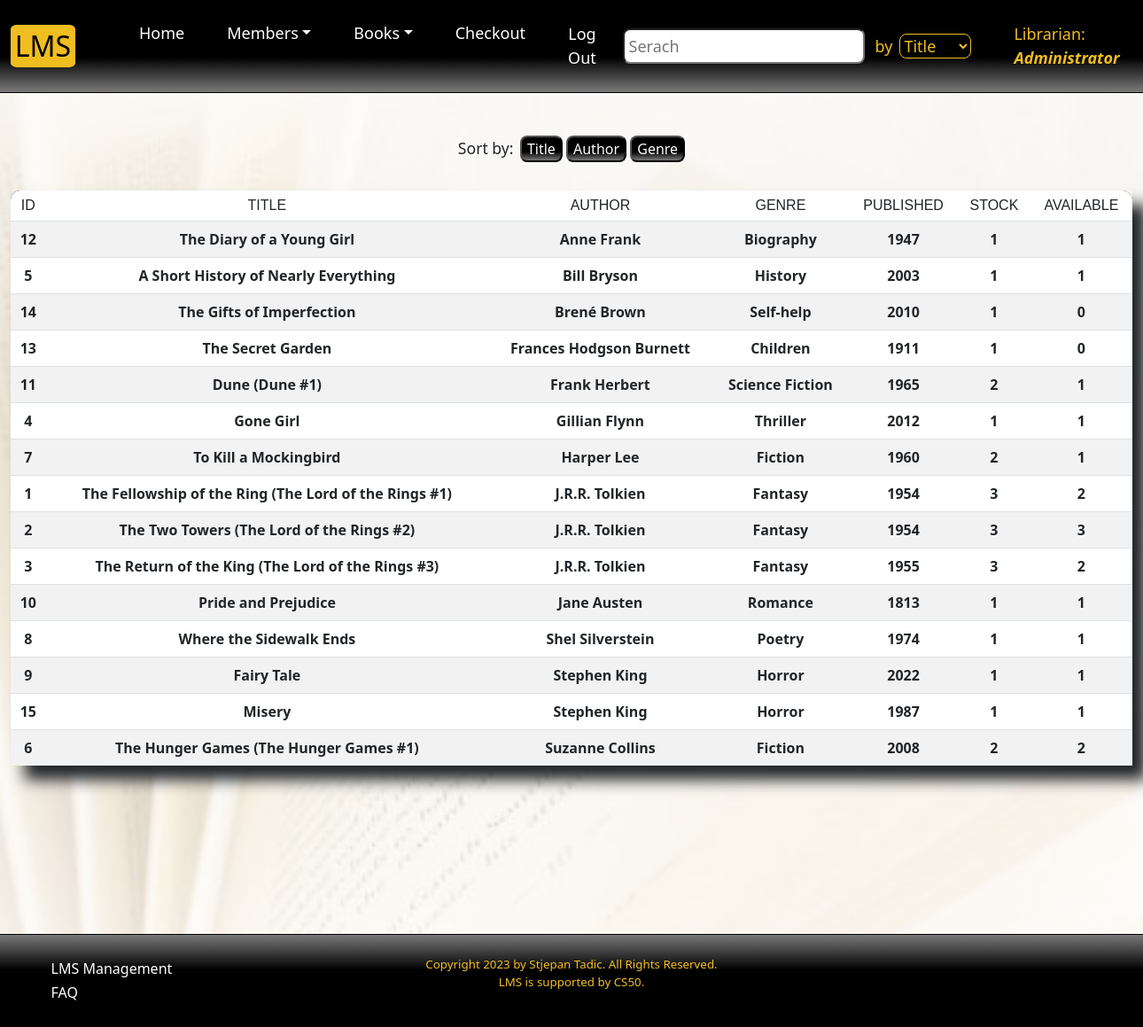
Screenshot of /catalogue?sort=author (signed in) with the database file from the repository.
### tables this page shows
CREATE TABLE "staff" ("staff_id" INTEGER PRIMARY KEY AUTOINCREMENT UNIQUE NOT NULL, "name" TEXT NOT NULL, "username" TEXT NOT NULL, "hash" TEXT NOT NULL, time TIMESTAMP NOT NULL DEFAULT CURRENT_TIMESTAMP
);

CREATE TABLE "books" ("id" INTEGER PRIMARY KEY AUTOINCREMENT UNIQUE NOT NULL, "title" TEXT NOT NULL, "author" TEXT NOT NULL, "genre" TEXT NOT NULL, "year" TEXT NOT NULL, "stock" INTEGER NOT NULL, "available" INTEGER NOT NULL, time TIMESTAMP NOT NULL DEFAULT CURRENT_TIMESTAMP);

### app.py (the view)
@app.route('/catalogue')
@login_required
def catalogue():
    user_id = session['user_id']
    name = db.execute('SELECT name FROM staff WHERE staff_id = ?', user_id)[0]['name']
    if request.args.get('sort') == 'title':
        return redirect('/catalogue')
    elif request.args.get('sort') == 'author':
        books = db.execute('SELECT * FROM books ORDER BY author ASC')
        return render_template('catalogue.html', books=books, name=name)
    elif request.args.get('sort') == 'genre':
        books = db.execute('SELECT * FROM books ORDER BY genre ASC')
        return render_template('catalogue.html', books=books, name=name)
    books = db.execute('SELECT * FROM books ORDER BY title ASC')
    return render_template('catalogue.html', books=books, name=name)

### app.py (called while the page is built)
@app.after_request
def after_request(response):
    response.headers["Cache-Control"] = "no-cache, no-store, must-revalidate"
    response.headers["Expires"] = 0
    response.headers["Pragma"] = "no-cache"
    return response

def login_required(f):
    @wraps(f)
    def decorated_function(*args, **kwargs):
        if session.get("user_id") is None:
            return redirect("/login")
        return f(*args, **kwargs)
    return decorated_function

### templates/catalogue.html (shortened to what this page needs)
{% extends "layout.html" %}
{% block search %}
<input id="search" class="search me-2" onkeyup="searchCatalogue()" type="search" name="query" autocomplete="off" placeholder="Serach" aria-label="Search" autofocus>
<span class="by">by</span>
<select name="field" id="field" class="select">
    <option value="title">Title</option>
</select>
{% endblock %}
{% block main %}
<div class="sort">
    <span class="sort-by">Sort by:</span>
    <a href="/catalogue?sort=title"><button class="button">Title</button></a>
    <a href="/catalogue?sort=author"><button class="button">Author</button></a>
    <a href="/catalogue?sort=genre"><button class="button">Genre</button></a>
</div>
<div class="wrapper">
<table id='books' class="table table-striped">
    <thead class="sticky-top table-top">
        <tr>
            <th scope="col" style="border-radius: 0.7rem 0 0 0;">ID</th>
            <th scope="col">TITLE</th>
            <th scope="col">AUTHOR</th>
            <th scope="col">GENRE</th>
            <th scope="col">PUBLISHED</th>
            <th scope="col">STOCK</th>
            <th scope="col" style="border-radius: 0 0.7rem 0 0;">AVAILABLE</th>
        </tr>
    </thead>
    <tbody>
        {% for book in books %}
        <tr class="row-data">
            <td>{{ book.id }}</td>
            <td>{{ book.title }}</td>
            <td>{{ book.author }}</td>
            <td>{{ book.genre }}</td>
            <td>{{ book.year }}</td>
            <td>{{ book.stock }}</td>
            <td>{{ book.available }}</td>
        </tr>
        {% endfor %}
    </tbody>
</table>
</div>
{% endblock %}

### templates/layout.html (shortened to what this page needs)
<!DOCTYPE html>
<html land="en">
<head>
    <link href="https://cdn.jsdelivr.net/npm/bootstrap@5.3.0-alpha1/dist/css/bootstrap.min.css" rel="stylesheet">
    <link href="../static/styles.css" rel="stylesheet">
    <link href="../static/popups.css" rel="stylesheet">
    <link href="../static/offcanvas.css" rel="stylesheet">
    <link href="../static/management.css" rel="stylesheet">
</head>
<body spellcheck="false">
    <nav class="navbar navbar-expand-lg sticky-top">
        <div class="container-fluid">
            <a class="navbar-brand" href="/">LMS</a>
            <div class="collapse navbar-collapse" id="navbarSupportedContent">
                {% if session["user_id"] %}
                    <ul class="navbar-nav me-auto mb-2 mb-lg-0">
                        <li class="nav-item"><a class="nav-link" aria-current="page" href="/">Home</a></li>
                        <li class="nav-item dropdown">
                            <a class="nav-link dropdown-toggle" href="#" role="button" data-bs-toggle="dropdown" aria-expanded="false">Members</a>
                        </li>
                        <li class="nav-item dropdown">
                            <a class="nav-link dropdown-toggle" href="#" role="button" data-bs-toggle="dropdown" aria-expanded="false">Books</a>
                        </li>
                        <li class="nav-item"><a class="nav-link" aria-current="page" href="/checkout">Checkout</a></li>
                        <li class="nav-item">
                            <form aria-current="page" action="/logout" onsubmit="return confirm('Do you want to log out of this device?')">
                                <button class="logout"><a class="nav-link">Log Out</a></button>
                            </form>
                        </li>
                    </ul>
                    {% block search %}{% endblock %}
                    <div class="nav-item user">Librarian: <span>{{ name }}</span></div>
                {% endif %}
            </div>
        </div>
    </nav>
    <main class="container-fluid text-center py-5">
        {% block main %}
        {% endblock %}
    </main>
    <footer>
        {% if session["user_id"] %}
        <div class="footer-item">
            {% if session["user_id"] == 1 %}
                <div><a class="nav-link" aria-current="page" href="/history">LMS Management</a></div>
            {% else %}
                <div><a class="nav-link" aria-current="page" href="/account">Account</a></div>
            {% endif %}
            <div><a class="nav-link" aria-current="page" href="/faq">FAQ</a></div>
        </div>
        {% endif %}
        <p>Copyright 2023 by Stjepan Tadic. All Rights Reserved.<br>
        LMS is supported by CS50.</p>
    </footer>
</body>
</html>

### static/styles.css (style rules this page uses)
body { background-image: url("book.jpg"); background-attachment: fixed; min-height: 100vh; display: flex; flex-direction: column; background-position: center center; background-size: cover; }
nav { background-image: linear-gradient(180deg, rgba(0,0,0,1) 62%, rgba(121,121,121,1) 100%); border-bottom: solid black 0.1rem; }
.navbar { font-size: large; z-index: 2; }
.nav-item { padding: 0.5rem 1rem; }
.navbar-brand { margin-right: 3rem; border-radius: 10%; padding: 0 0.3rem; font-size: 2rem; background-color: rgb(240, 189, 33); }
.nav-link { color: white; }
.logout { background-color: transparent; border-style: none; padding-left: 0; }
.select { color: rgb(240, 189, 33); border: 0.1rem solid rgb(240, 189, 33); background-color: transparent; border-radius: 0.5rem; }
.select option { background-color: black; }
.by { color: rgb(240, 189, 33); padding: 0 0.5rem 0 0.2rem; }
footer { background-image: linear-gradient(0deg, rgba(0,0,0,1) 62%, rgba(121,121,121,1) 100%); margin-top: auto; padding: 1.5rem; color: rgb(240, 189, 33); font-size: smaller; text-align: center; border-top: solid black 0.1rem; z-index: 2; }
.footer-item { float: left; margin: auto; font-size: 1rem; position: absolute; text-align: left; }
.footer-item div { padding: 0.1rem; margin-left: 2rem; }
.user { color: rgb(240, 189, 33); float: right; margin-left: 2rem; }
.user span { font-style: italic; font-weight: bold; }
.search { background-color: white; border-radius: 0.5rem; padding: 0.3rem; }
.sort { margin-bottom: 2rem; }
.sort-by { font-size: 1.1rem; padding-right: .2rem; }
.wrapper { overflow: hidden; overflow-x: auto; overflow-y: auto; max-height: 56vh; box-shadow: 1rem 1rem 1rem; font-weight: bold; }
.table-top { background-image: linear-gradient(180deg, rgba(0,0,0,1) 62%, rgba(121,121,121,1) 100%); color: white; z-index: 1; }
th { font: caption; }
.button { color: white; background-image: linear-gradient(180deg, rgba(0,0,0,1) 62%, rgba(121,121,121,1) 100%); border-radius: 0.5rem; }
option { background-color: rgb(240, 189, 33, 0.3); }

### rows the page displays
staff: name "Administrator"
books: id "12", title "The Diary of a Young Girl", author "Anne Frank", genre "Biography", year "1947", stock "1", available "1"
books: id "5", title "A Short History of Nearly Everything", author "Bill Bryson", genre "History", year "2003", stock "1", available "1"
books: id "14", title "The Gifts of Imperfection", author "Brené Brown", genre "Self-help", year "2010", stock "1", available "0"
books: id "13", title "The Secret Garden", author "Frances Hodgson Burnett", genre "Children", year "1911", stock "1", available "0"
books: id "11", title "Dune (Dune #1)", author "Frank Herbert", genre "Science Fiction", year "1965", stock "2", available "1"
books: id "4", title "Gone Girl", author "Gillian Flynn", genre "Thriller", year "2012", stock "1", available "1"
books: id "7", title "To Kill a Mockingbird", author "Harper Lee", genre "Fiction", year "1960", stock "2", available "1"
books: id "1", title "The Fellowship of the Ring (The Lord of the Rings #1)", author "J.R.R. Tolkien", genre "Fantasy", year "1954", stock "3", available "2"
books: id "2", title "The Two Towers (The Lord of the Rings #2)", author "J.R.R. Tolkien", genre "Fantasy", year "1954", stock "3", available "3"
books: id "3", title "The Return of the King (The Lord of the Rings #3)", author "J.R.R. Tolkien", genre "Fantasy", year "1955", stock "3", available "2"
books: id "10", title "Pride and Prejudice", author "Jane Austen", genre "Romance", year "1813", stock "1", available "1"
books: id "8", title "Where the Sidewalk Ends", author "Shel Silverstein", genre "Poetry", year "1974", stock "1", available "1"
books: id "9", title "Fairy Tale", author "Stephen King", genre "Horror", year "2022", stock "1", available "1"
books: id "15", title "Misery", author "Stephen King", genre "Horror", year "1987", stock "1", available "1"
books: id "6", title "The Hunger Games (The Hunger Games #1)", author "Suzanne Collins", genre "Fiction", year "2008", stock "2", available "2"
